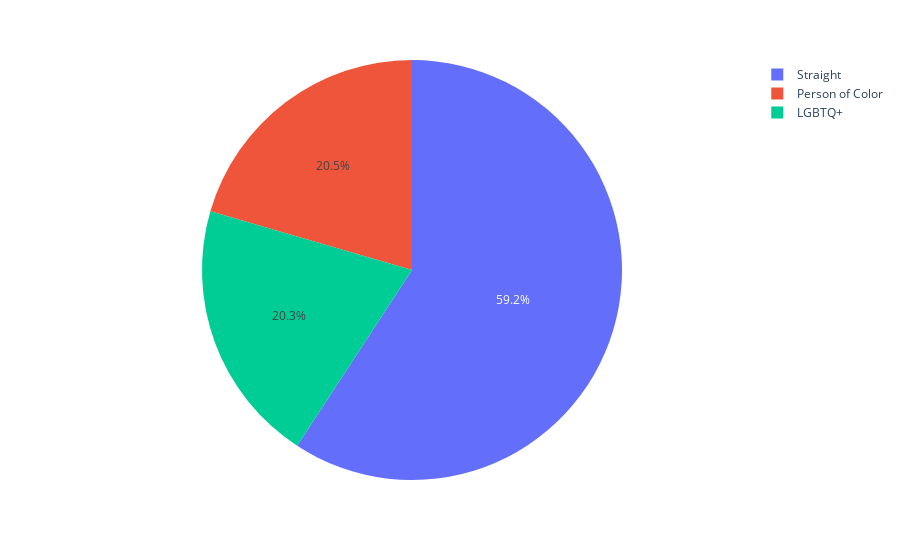

Notebook cell for this chart:
### Code cell
fig2 = px.pie(dataframe3,
              values='engagement_score',
              names='additional_attributes',
              )
fig2.show()

### Figure 1 — Plotly figure (JSON) as saved in the notebook; plotly's stock layout.template omitted (floating-point values rounded to 4 significant figures)
{"data": [{"domain": {"x": [0, 1], "y": [0, 1]}, "hovertemplate": "additional_attributes=%{label}<br>engagement_score=%{value}<extra></extra>", "labels": ["LGBTQ+", "Person of Color", "Straight"], "legendgroup": "", "name": "", "showlegend": true, "type": "pie", "values": [3921, 3960, 11440]}], "layout": {"autosize": true, "legend": {"tracegroupgap": 0}, "margin": {"t": 60}}}
